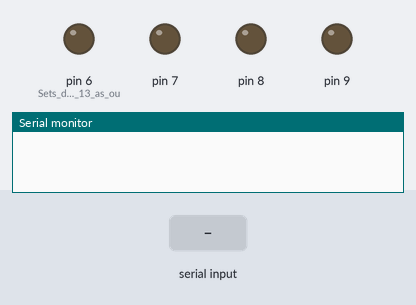
Bench run of a sketch on a simulated Arduino Uno, built with avr-gcc and run on an emulated ATmega328P. On the bench: output pins drawn as LEDs (lit = HIGH), the last lines printed to the serial monitor. The inputs (shaded band) are chosen by the test bench.

Above: at 1.2 s.
1.3 s: "1" received over Serial
At 1.45 s:
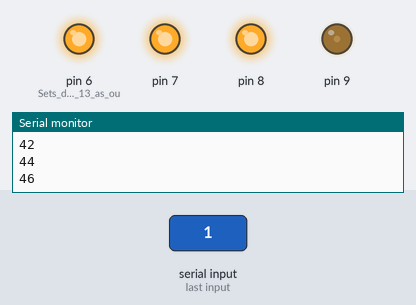
At 2.05 s:
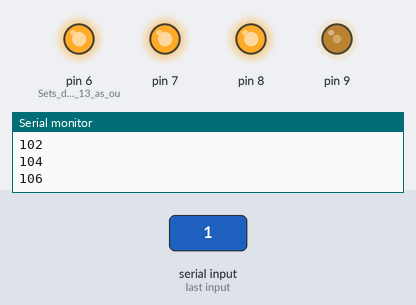
4.3 s: "0" received over Serial
At 4.3 s:
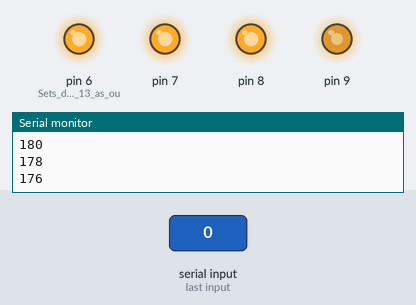
Timing chart, 0 to 7.3 s (numbered marks = the images above; inputs shaded):
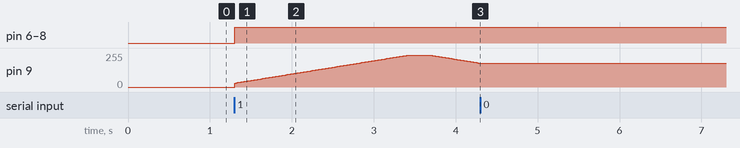

The sketch:

Amp.ino
```cpp
char data = 1;
int led = 9;           // the PWM pin the LED is attached to
int brightness = 30;    // how bright the LED is
int fadeAmount = 2;    // how many points to fade the LED by

void setup()
{
  Serial.begin(9600);         //Sets the data rate in bits per second (baud) for serial data transmission
  pinMode(6, OUTPUT);        //Sets digital pin 13 as output pin
  pinMode(7, OUTPUT);
  pinMode(8, OUTPUT);
  pinMode(9, OUTPUT);
}
void loop()
{
  if (Serial.available() > 0) {
    data = Serial.read();
  }

  if(data == '1') {
    light();
  } else if(data == '2') {
    clear();
  }
}

void light()
{
  digitalWrite(6, HIGH);
  digitalWrite(7, HIGH);
  digitalWrite(8, HIGH);

  analogWrite(9, brightness);

  brightness = brightness + fadeAmount;
Serial.println(brightness);
  if (brightness == 30 || brightness == 240) {
    fadeAmount = -fadeAmount;
    delay (250);
  }

  delay(20);
}

void clear()
{
  analogWrite(9, 0);
  digitalWrite(6, LOW);  //If value is 1 then LED turns ON
  digitalWrite(7, LOW);  //If value is 1 then LED turns ON
  digitalWrite(8, LOW);  //If value is 1 then LED turns ON
}
```

Measured:
- after the input at 1.3 s, pin 6 (Sets_digital_pin_13_as_ou), pin 7, pin 8: LOW → HIGH at once; pin 9: rises from 0/255 to 240/255 in 2.4 s, then falls to 178/255 in 0.63 s
- after the input at 4.3 s, pin 9: stops changing and stays 178/255
